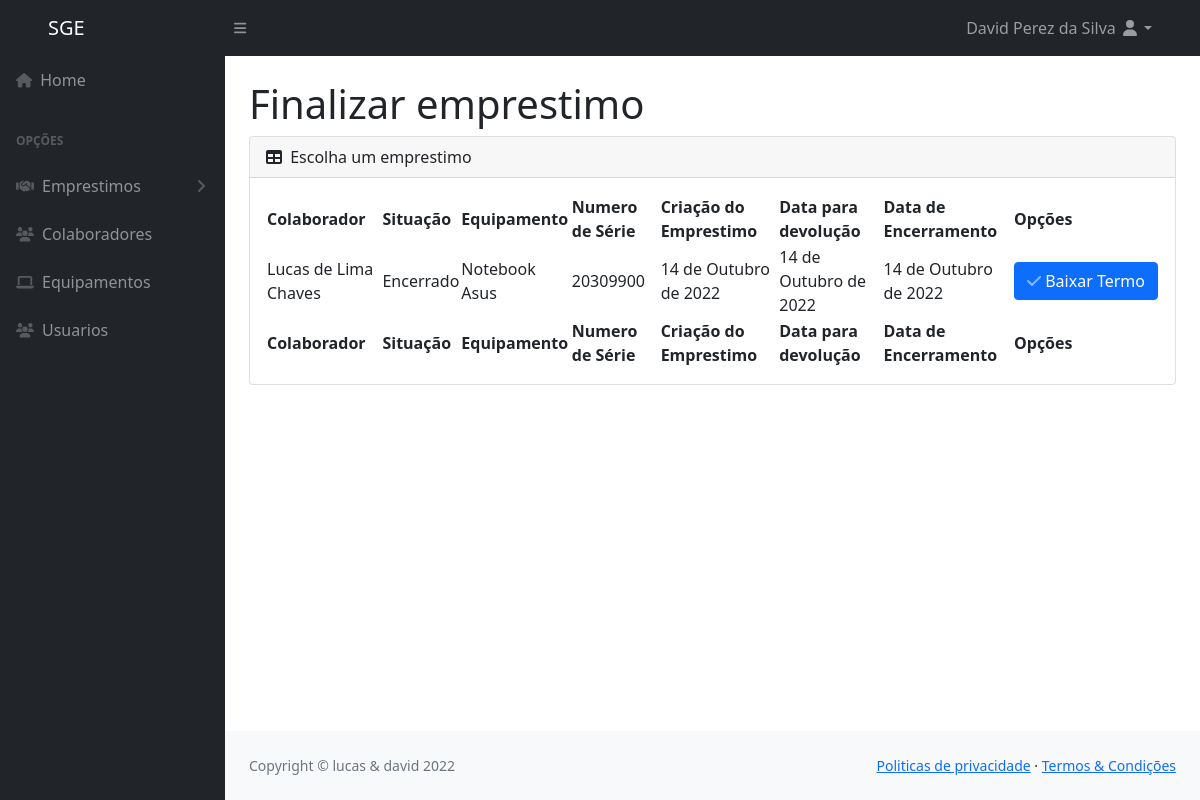
Screenshot of /encerrarEmprestimo/ (signed in) with the database file from the repository.
### core/models.py (models this page shows, shortened)
class Emprestimo(models.Model):
    colaborador = models.ForeignKey(Colaborador,
                                    on_delete=models.PROTECT,
                                    null=False,
                                    blank=False,
                                    )
    data_criacao = models.DateField(
        auto_now=True,
        null=False,
        blank=False,
    )
    data_encerramento = models.DateField(
        auto_now=False,
        null=False,
        blank=True,
    )
    data_devolucao = models.DateField(
        null=True,
        blank=True,
    )
    emprestimo_equipamento = models.ForeignKey(
        Equipamento,
        on_delete=models.PROTECT,
        null=False,
        blank=False,
    )
    assinatura_colaborador = models.ImageField(
        null=False,
        blank=False,
    )
    assinatura_responsavel = models.ImageField(
        null=False,
        blank=False,
    )
    STATUS_EMPRESTIMO_CHOICES = (
        ("Atrasado", "Atrasado"),
        ("Aberto", "Aberto"),
        ("Encerrado", "Encerrado"),
    )
    status_emprestimo = models.CharField(
        choices=STATUS_EMPRESTIMO_CHOICES,
        default="Aberto",
        max_length=100,
        blank=False,
        null=False,
    )

class Colaborador(models.Model):
    nome = models.CharField(
        max_length=200,
        null=False,
        blank=False,
        unique=True
    )
    email = models.EmailField(
        null=False,
        blank=False,
        unique=True
    )
    cpf = CPFField('cpf',
                   null=False,
                   blank=False,
                   unique=True
                   )
    rg = models.CharField(
        max_length=9,
        null=False,
        blank=False,
        unique=True
    )
    setor = models.CharField(
        max_length=100,
        null=False,
        blank=False,
    )

class Equipamento(models.Model):
    nome = models.CharField(
        max_length=200,
        null=False,
        blank=False
    )
    n_serie = models.IntegerField(
        null=False,
        blank=False,
        unique=True
    )
    quantidade = models.IntegerField(
        default=1,
        null=False,
        blank=True
    )
    arquivo_foto = models.FileField(
        ('Foto do objeto'),
        null=True,
        blank=True,
        upload_to='midias',
        help_text='Tamanho máximo de 64MB'
    )
    STATUS_EQUIPAMENTO = (
        ("Disponivel", "Disponivel"),
        ("Emprestado", "Emprestado"),
        ("Indisponivel", "Indisponivel")
    )
    status = models.CharField(max_length=100, choices=STATUS_EQUIPAMENTO,
                              default="Disponivel", blank=False, null=True)
    observacao = models.TextField(max_length=300)

### core/views.py (the view)
# urls.py: path('encerrarEmprestimo/', encerrarEmprestimo, name='encerrarEmprestimo'),
@login_required
def encerrarEmprestimo(request):
    context = {}
    emprestimos = Emprestimo.objects.all()  # todos
    emp_aberto = Emprestimo.objects.filter(
        status_emprestimo='Aberto').count()  # abertos
    emp_fechado = Emprestimo.objects.filter(
        status_emprestimo='Encerrado').count()  # abertos
    context['emp_aberto'] = emp_aberto
    context['emp_fechado'] = emp_fechado
    context['emprestimos'] = emprestimos
    return render(request, template_name='emprestimo/encerrarEmprestimo.html', context=context)

### core/templates/emprestimo/encerrarEmprestimo.html
{% extends 'base.html' %}
{% block tituloPagina %}
<h1 class="mt-4">Finalizar emprestimo</h1>
{% endblock tituloPagina %}
{% block conteudo %}
<div class="card mb-4">
    <div class="card-header">
        <i class="fas fa-table me-1"></i>
        Escolha um emprestimo
    </div>
    <div class="card-body">
        <table id="datatablesSimple">
            <thead>
                <th>Colaborador</th>
                <th>Situação</th>
                <th>Equipamento</th>
                <th>Numero de Série</th>
                <th>Criação do Emprestimo</th>
                <th>Data para devolução</th>
                <th>Data de Encerramento</th>
                <th>Opções</th>
            </thead>
            <tfoot>
                <th>Colaborador</th>
                <th>Situação</th>
                <th>Equipamento</th>
                <th>Numero de Série</th>
                <th>Criação do Emprestimo</th>
                <th>Data para devolução</th>
                <th>Data de Encerramento</th>
                <th>Opções</th>
            </tfoot>
            <tbody>
                {% for emprestimo in emprestimos %}
                <tr>
                    <td>{{emprestimo.colaborador.nome}}</td>
                    <td>{{emprestimo.status_emprestimo}}</td>
                    <td>{{emprestimo.emprestimo_equipamento.nome}}</td>
                    <td>{{emprestimo.emprestimo_equipamento.n_serie}}</td>
                    <td>{{emprestimo.data_criacao}}</td>
                    <td> {% if emprestimo.data_devolucao == None %}
                            Indeterminada
                        {% else %}
                        {{emprestimo.data_devolucao}}
                        {% endif %}</td>
                    <td>{{emprestimo.data_encerramento}}</td>
                    <td class="text-center">
                        <div class="btn-group">
                            <div class="d-grid gap-2 justify-content-md-center">
                                {% if emprestimo.status_emprestimo == "Aberto" %}
                                    <a type="button" href="{% url 'finalizarEmprestimo' emprestimo.id %}" class="btn btn-danger ml-1 mr-1 btn-icon-split">
                                        <span class="icon text-white-50">
                                            <i class="fas fa-close"></i>
                                        </span>
                                        <span class="text">Encerrar Emprestimo</span>
                                    </a>
                                {% else %}
                                    <button type="submit" class="btn btn-primary mt-auto btn-icon-split">
                                        <span class="icon text-white-50">
                                            <i class="fas fa-check"></i>
                                        </span>
                                        <span class="text">Baixar Termo</span>
                                    </button>
                                {% endif %}
                            </div>
                        </div>
                    </td>
                </tr>
                {% endfor %}
            </tbody>
        </table>
    </div>
</div>
{% endblock conteudo %}

### core/templates/base.html (shortened to what this page needs)
{% load static %}
<!DOCTYPE html>
<html lang="pt-BR">
<head>
    <link  rel="stylesheet" href="https://cdn.jsdelivr.net/npm/simple-datatables@latest/dist/style.css"/>
    <link rel="stylesheet" href="//code.jquery.com/ui/1.13.2/themes/base/jquery-ui.css">
    <link rel="stylesheet" href="https://cdn.jsdelivr.net/npm/bootstrap@4.0.0/dist/css/bootstrap.min.css">
    <link rel="stylesheet"  href={% static 'css/styles.css' %}/>
</head>
<body class="sb-nav">
    <nav class="sb-topnav navbar navbar-expand navbar-dark bg-dark">
        <a class="navbar-brand h1 ps-5" href="{% url 'index'%}">SGE
        </a>
        <button class="btn btn-link btn-sm order-1 order-lg-0 me-4 me-lg-0" id="sidebarToggle" href="#!"><i
                class="fas fa-bars"></i></button>
        <ul class="navbar-nav ms-auto ms-md-0 me-3 me-lg-4">
            <li class="nav-item dropdown">
                <a class="nav-link dropdown-toggle" id="navbarDropdown" href="#" role="button" data-bs-toggle="dropdown"
                    aria-expanded="false"><span>{{request.user.username}}</span><i class="fas fa-user fa-fw"></i></a>
            </li>
        </ul>
    </nav>
    <div id="layoutSidenav">
        <div id="layoutSidenav_nav">
            <nav class="sb-sidenav accordion sb-sidenav-dark" id="sidenavAccordion">
                <div class="sb-sidenav-menu">
                    <div class="nav">
                        <a class="nav-link" href="{% url 'index'%}">
                            <div class="sb-nav-link-icon"><i class="fa-solid fa-house"></i></div>
                            Home
                        </a>
                        <div class="sb-sidenav-menu-heading">Opções</div>
                        <a class="nav-link collapsed" href="#" data-bs-toggle="collapse"
                            data-bs-target="#collapseLayouts" aria-expanded="false" aria-controls="collapseLayouts">
                            <div class="sb-nav-link-icon"><i class="fa-solid fa-handshake"></i></div>
                            Emprestimos
                            <div class="sb-sidenav-collapse-arrow"><i class="fas fa-angle-down"></i></div>
                        </a>
                        <a class="nav-link" href="{% url 'cadastrarColaborador' %}">
                            <div class="sb-nav-link-icon"><i class="fa-solid fa-users"></i></i></div>
                            Colaboradores
                        </a>
                        <a class="nav-link" href="{% url 'cadastrarEquipamento'%}">
                            <div class="sb-nav-link-icon"><i class="fa-solid fa-laptop"></i></div>
                            Equipamentos
                        </a>
                        <a class="nav-link" href="{% url 'cadastrarUsuario' %}">
                            <div class="sb-nav-link-icon"><i class="fa-solid fa-users"></i></i></div>
                            Usuarios
                        </a>
                    </div>
                </div>
            </nav>
        </div>
        <div id="layoutSidenav_content">
            <main>
                <div class="container-fluid px-4">
                    {% block tituloPagina %}{% endblock tituloPagina %}
                    {% block conteudo %}{% endblock conteudo %}
                </div>
            </main>
            <footer class="py-4 bg-light mt-auto">
                <div class="container-fluid px-4">
                    <div class="d-flex align-items-center justify-content-between small">
                        <div class="text-muted">Copyright &copy; lucas & david 2022</div>
                        <div>
                            <a href="#">Politicas de privacidade</a>
                            &middot;
                            <a href="#">Termos &amp; Condições</a>
                        </div>
                    </div>
                </div>
            </footer>
        </div>
    </div>

### rows the page displays
Emprestimo: colaborador.nome "Lucas de Lima Chaves", status_emprestimo "Encerrado", emprestimo_equipamento.nome "Notebook Asus", emprestimo_equipamento.n_serie "20309900", data_criacao "14 de Outubro de 2022", data_devolucao "14 de Outubro de 2022", data_encerramento "14 de Outubro de 2022", shows "Baixar Termo"

### other values shown
{{ request.user.username }} "David Perez da Silva"
